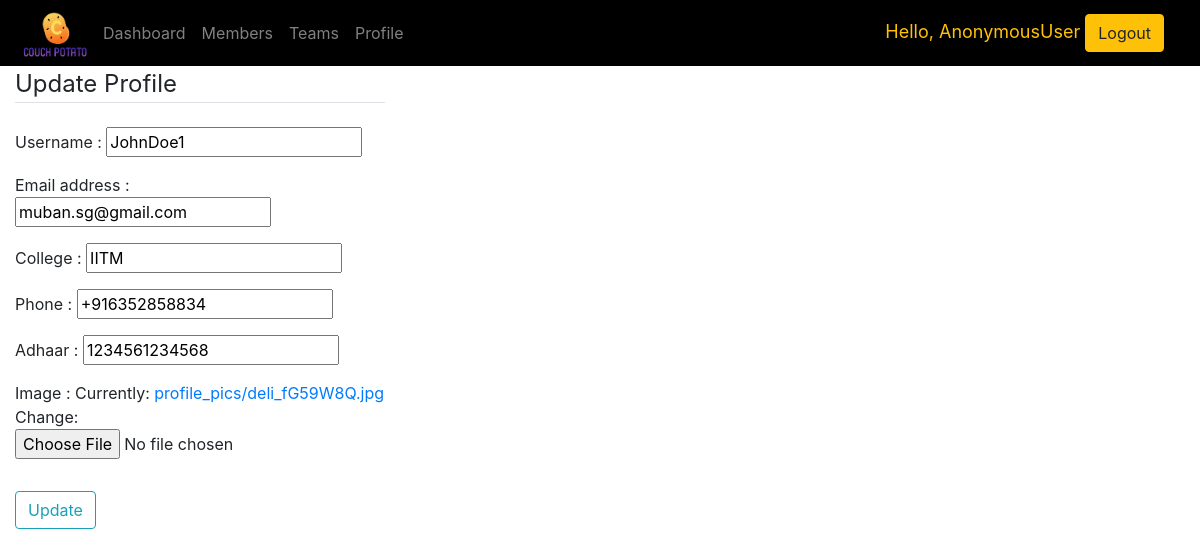
/updateuser/12/, run on the app's committed database.
### accounts/models.py (models this page shows, shortened)
class Profile(models.Model):
	user = models.OneToOneField(User, on_delete=models.CASCADE)
	college = models.CharField(max_length=200, null=True, unique = True)
	phone = models.CharField(max_length=200, null=True, unique = True)
	adhaar = models.CharField(max_length=200, null=True, unique = True)
	image = models.ImageField(default='default.jpg', upload_to='profile_pics')
	is_apply = models.BooleanField(default=False)
	is_lead = models.BooleanField(default=False)

### accounts/views.py (the view)
# urls.py: path('updateuser/<str:pk_test>/', views.updateuser, name="updateuser"),
def updateuser(request, pk_test):
	user = User.objects.get(id=pk_test)
	if request.method == 'POST':
		u_form = UserUpdateForm(request.POST, instance=user)
		p_form = ProfileUpdateForm(request.POST, request.FILES, instance=user.profile)
		if u_form.is_valid() and p_form.is_valid():
			u_form.save()
			p_form.save()
			return redirect('userprofile',pk_test=pk_test)
	else:
		u_form = UserUpdateForm(instance=user)
		p_form = ProfileUpdateForm(instance=user.profile)
	context = {'user': user, 'u_form':u_form, 'p_form':p_form}
	return render(request,'accounts/updateuser.html',context);

### accounts/forms.py
class UserUpdateForm(ModelForm):
	class Meta:
		model = User
		fields = ['username', 'email']

class ProfileUpdateForm(ModelForm):
	class Meta:
		model = Profile
		fields = ['phone', 'college', 'adhaar','image']

### accounts/templates/accounts/updateuser.html (shortened to what this page needs)
{% extends 'accounts/main.html' %}
{% load crispy_forms_tags %}
{% block content %}
<div class="col-md-4">
	<form method="POST" enctype="multipart/form-data">
		<fieldset class="form-group">
			<legend class="border-bottom mb-4">Update Profile</legend>
			<p>{{ u_form.username.label }} : {{ u_form.username }}</p>
			<p>{{ u_form.email.label }} : {{ u_form.email }}</p>
			<p>{{ p_form.college.label }} : {{ p_form.college }}</p>
			<p>{{ p_form.phone.label }} : {{ p_form.phone }}</p>
			<p>{{ p_form.adhaar.label }} : {{ p_form.adhaar }}</p>
			<p>{{ p_form.image.label }} : {{ p_form.image }}</p>
		</fieldset>
		<div class="form-group">
			<button class="btn btn-outline-info" type="submit">Update</button>
		</div>
	</form>
</div>
{% endblock %}

### data on the page
Profile: college "IITM", phone "+916352858834", adhaar "1234561234568"

### other printed values
{{ request.user }} "AnonymousUser"
{{ u_form.username.label }} "Username"
{{ u_form.email.label }} "Email address"
{{ p_form.college.label }} "College"
{{ p_form.phone.label }} "Phone"
{{ p_form.adhaar.label }} "Adhaar"
{{ p_form.image.label }} "Image"
